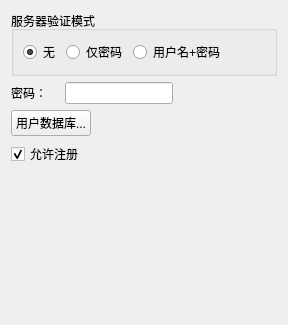
          <widget class="QWidget" name="tab_3">
           <attribute name="title">
            <string>密码</string>
           </attribute>
           <layout class="QVBoxLayout" name="verticalLayout_5">
            <item>
             <widget class="QGroupBox" name="groupBoxServerAuth">
              <property name="sizePolicy">
               <sizepolicy hsizetype="Preferred" vsizetype="Fixed">
                <horstretch>0</horstretch>
                <verstretch>0</verstretch>
               </sizepolicy>
              </property>
              <property name="title">
               <string>服务器验证模式</string>
              </property>
              <layout class="QHBoxLayout" name="horizontalLayout_13">
               <property name="sizeConstraint">
                <enum>QLayout::SetDefaultConstraint</enum>
               </property>
               <item>
                <widget class="QRadioButton" name="radioButtonServerNone">
                 <property name="sizePolicy">
                  <sizepolicy hsizetype="Fixed" vsizetype="Fixed">
                   <horstretch>0</horstretch>
                   <verstretch>0</verstretch>
                  </sizepolicy>
                 </property>
                 <property name="text">
                  <string>无</string>
                 </property>
                 <property name="checked">
                  <bool>true</bool>
                 </property>
                </widget>
               </item>
               <item>
                <widget class="QRadioButton" name="radioButtonServerPassword">
                 <property name="sizePolicy">
                  <sizepolicy hsizetype="Fixed" vsizetype="Fixed">
                   <horstretch>0</horstretch>
                   <verstretch>0</verstretch>
                  </sizepolicy>
                 </property>
                 <property name="text">
                  <string>仅密码</string>
                 </property>
                </widget>
               </item>
               <item>
                <widget class="QRadioButton" name="radioButtonServerUserAndPassword">
                 <property name="sizePolicy">
                  <sizepolicy hsizetype="Minimum" vsizetype="Fixed">
                   <horstretch>0</horstretch>
                   <verstretch>0</verstretch>
                  </sizepolicy>
                 </property>
                 <property name="text">
                  <string>用户名+密码</string>
                 </property>
                </widget>
               </item>
               <item>
                <spacer name="horizontalSpacer_4">
                 <property name="orientation">
                  <enum>Qt::Horizontal</enum>
                 </property>
                 <property name="sizeHint" stdset="0">
                  <size>
                   <width>40</width>
                   <height>20</height>
                  </size>
                 </property>
                </spacer>
               </item>
              </layout>
             </widget>
            </item>
            <item>
             <widget class="QWidget" name="widgetServerPassword" native="true">
              <layout class="QHBoxLayout" name="horizontalLayout_14">
               <property name="leftMargin">
                <number>0</number>
               </property>
               <property name="topMargin">
                <number>0</number>
               </property>
               <property name="rightMargin">
                <number>0</number>
               </property>
               <property name="bottomMargin">
                <number>0</number>
               </property>
               <item>
                <widget class="QLabel" name="label_21">
                 <property name="sizePolicy">
                  <sizepolicy hsizetype="Fixed" vsizetype="Fixed">
                   <horstretch>0</horstretch>
                   <verstretch>0</verstretch>
                  </sizepolicy>
                 </property>
                 <property name="text">
                  <string>密码：　</string>
                 </property>
                </widget>
               </item>
               <item>
                <widget class="QLineEdit" name="lineEditServerPassword">
                 <property name="sizePolicy">
                  <sizepolicy hsizetype="Fixed" vsizetype="Fixed">
                   <horstretch>0</horstretch>
                   <verstretch>0</verstretch>
                  </sizepolicy>
                 </property>
                 <property name="echoMode">
                  <enum>QLineEdit::Normal</enum>
                 </property>
                </widget>
               </item>
               <item>
                <spacer name="horizontalSpacer_5">
                 <property name="orientation">
                  <enum>Qt::Horizontal</enum>
                 </property>
                 <property name="sizeHint" stdset="0">
                  <size>
                   <width>40</width>
                   <height>20</height>
                  </size>
                 </property>
                </spacer>
               </item>
              </layout>
             </widget>
            </item>
            <item>
             <widget class="QPushButton" name="pushButtonUserDatabase">
              <property name="sizePolicy">
               <sizepolicy hsizetype="Fixed" vsizetype="Fixed">
                <horstretch>0</horstretch>
                <verstretch>0</verstretch>
               </sizepolicy>
              </property>
              <property name="text">
               <string>用户数据库...</string>
              </property>
             </widget>
            </item>
            <item>
             <widget class="QCheckBox" name="checkBoxAllowRegister">
              <property name="text">
               <string>允许注册</string>
              </property>
              <property name="checked">
               <bool>true</bool>
              </property>
             </widget>
            </item>
            <item>
             <spacer name="verticalSpacer_3">
              <property name="orientation">
               <enum>Qt::Vertical</enum>
              </property>
              <property name="sizeHint" stdset="0">
               <size>
                <width>20</width>
                <height>148</height>
               </size>
              </property>
             </spacer>
            </item>
           </layout>
          </widget>
